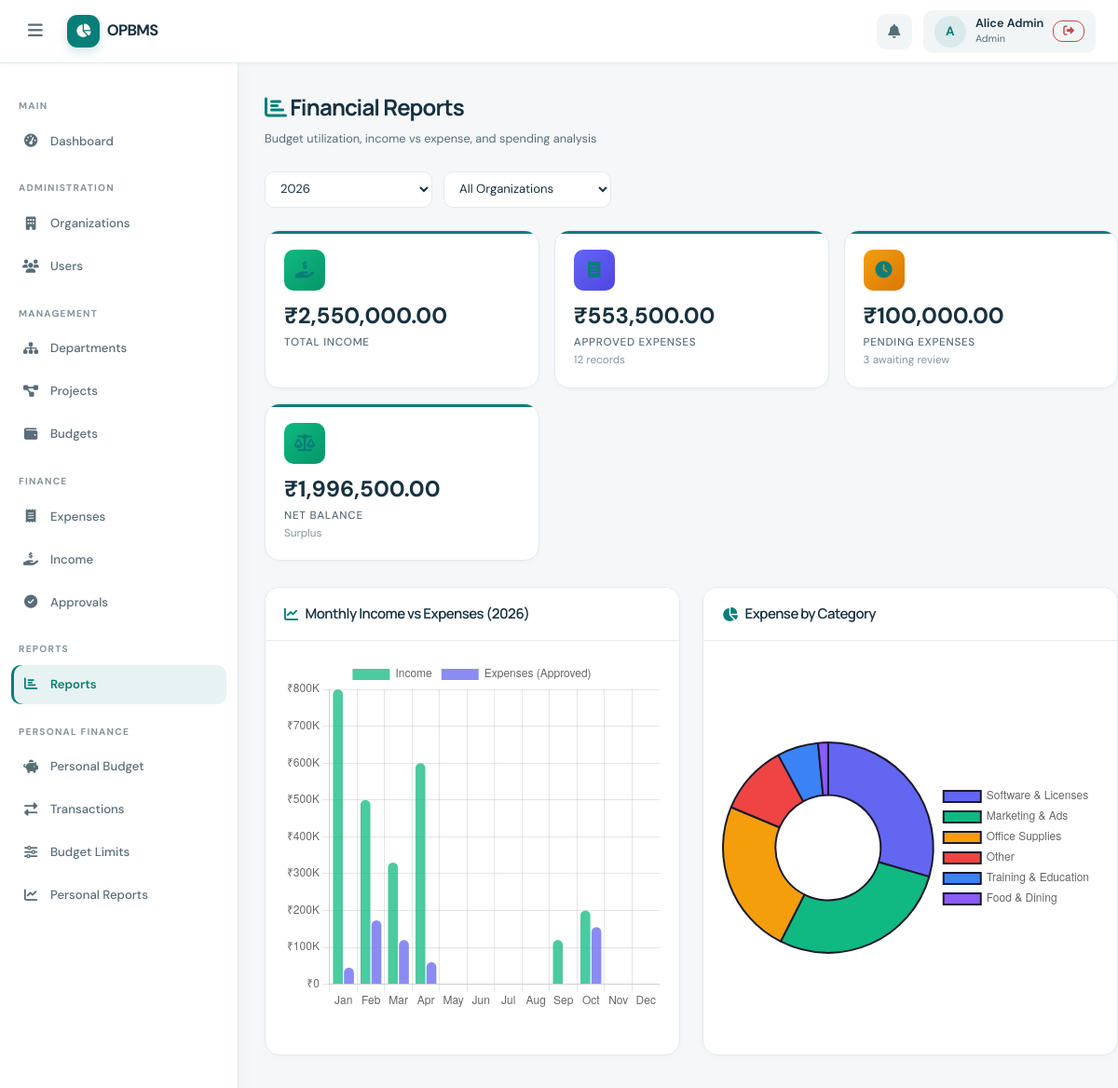
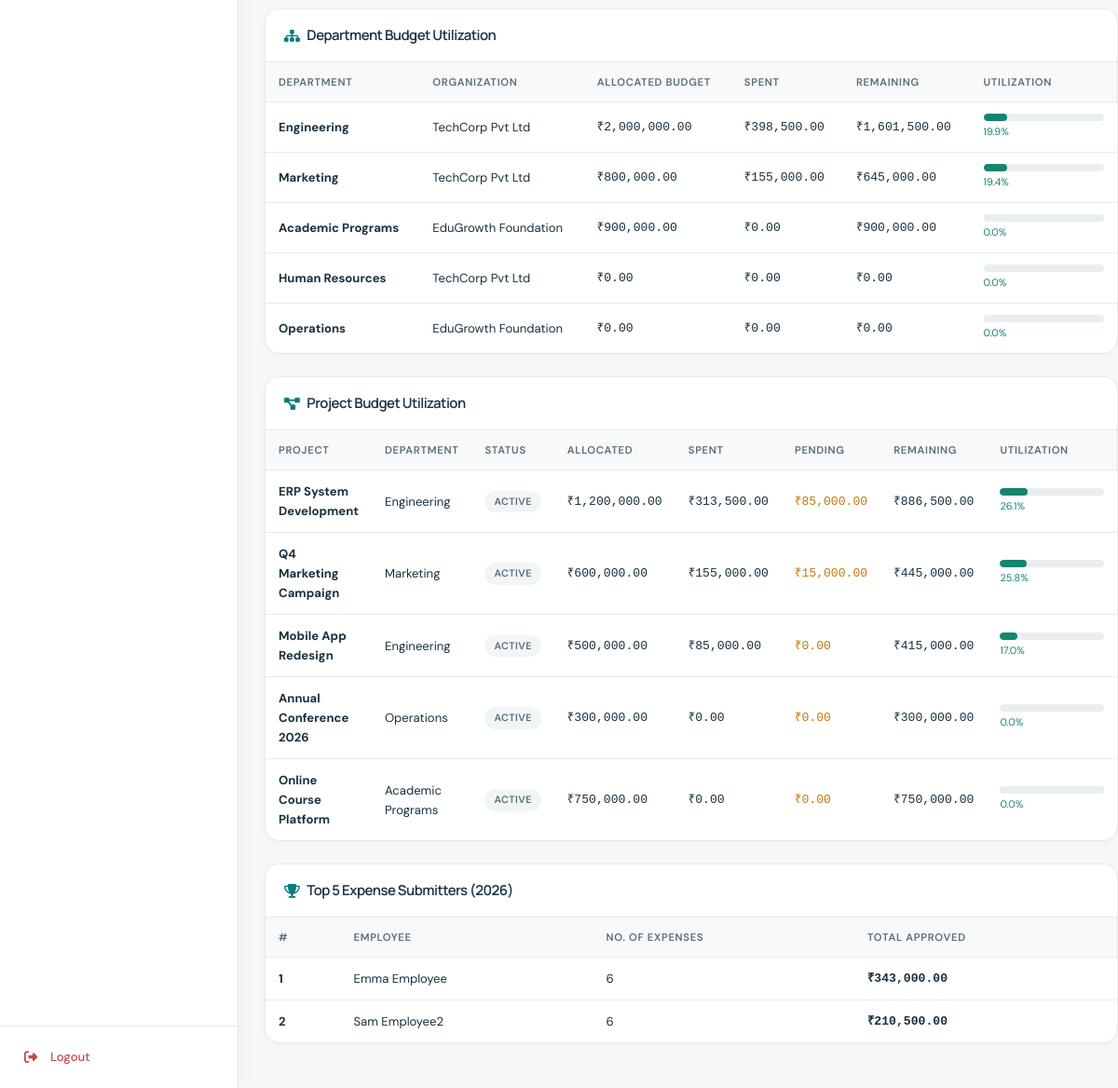
The page /reports/index.php (signed in) on the database its author committed (2 pictures, top to bottom).
### tables this page shows
CREATE TABLE IF NOT EXISTS users (
    id            INT UNSIGNED AUTO_INCREMENT PRIMARY KEY,
    name          VARCHAR(120)  NOT NULL,
    email         VARCHAR(180)  NOT NULL UNIQUE,
    password_hash VARCHAR(255)  NOT NULL,
    role          ENUM('admin','dept_manager','project_manager','employee','personal') NOT NULL DEFAULT 'employee',
    is_active     TINYINT(1)   NOT NULL DEFAULT 1,
    created_at    TIMESTAMP    NOT NULL DEFAULT CURRENT_TIMESTAMP,
    updated_at    TIMESTAMP    NOT NULL DEFAULT CURRENT_TIMESTAMP ON UPDATE CURRENT_TIMESTAMP,
    INDEX idx_users_role (role),
    INDEX idx_users_email (email)
);

### reports/index.php (the view, shortened to what the rows shown need)
<?php
require_once __DIR__ . '/../config/database.php';
require_once __DIR__ . '/../includes/auth.php';
require_once __DIR__ . '/../includes/functions.php';
requireLogin();
$pdo  = getDB();
$role = $_SESSION['user_role'];
$uid  = (int)$_SESSION['user_id'];
$yearFilter = sanitizeInt($_GET['year'] ?? date('Y'));
$orgFilter  = sanitizeInt($_GET['org_id'] ?? 0);
$expenseScope = getExpenseScopeSql($role, $uid, 'e');
$incomeScope = getIncomeScopeSql($role, $uid, 'ir');
$kpiParams = [$yearFilter];
$orgCond   = '';
$monthlyExpStmt = $pdo->prepare("
    SELECT MONTH(e.expense_date) AS m, SUM(e.amount) AS total
    FROM expenses e
    WHERE e.status='approved' AND YEAR(e.expense_date)=?
    " . ($orgFilter ? ' AND e.organization_id=?' : '') . "
    AND ({$expenseScope[0]})
    GROUP BY MONTH(e.expense_date)
    ORDER BY m
");
$monthlyExpStmt->execute(array_merge($orgFilter ? [$yearFilter, $orgFilter] : [$yearFilter], $expenseScope[1]));
$monthlyExpRows = $monthlyExpStmt->fetchAll(PDO::FETCH_KEY_PAIR);
$monthlyIncStmt = $pdo->prepare("
    SELECT MONTH(ir.income_date) AS m, SUM(ir.amount) AS total
    FROM income_records ir
    WHERE YEAR(ir.income_date)=?
    " . ($orgFilter ? ' AND ir.organization_id=?' : '') . "
    AND ({$incomeScope[0]})
    GROUP BY MONTH(ir.income_date)
    ORDER BY m
");
$monthlyIncStmt->execute(array_merge($orgFilter ? [$yearFilter, $orgFilter] : [$yearFilter], $incomeScope[1]));
$monthlyIncRows = $monthlyIncStmt->fetchAll(PDO::FETCH_KEY_PAIR);
$monthLabels = ['Jan','Feb','Mar','Apr','May','Jun','Jul','Aug','Sep','Oct','Nov','Dec'];
$monthlyExp  = [];
$monthlyInc  = [];
for ($i = 1; $i <= 12; $i++) {
    $monthlyExp[] = (float)($monthlyExpRows[$i] ?? 0);
    $monthlyInc[] = (float)($monthlyIncRows[$i] ?? 0);
}
$catParams = [$yearFilter];
$catCond   = '';
$catStmt = $pdo->prepare("
    SELECT ec.name, COALESCE(SUM(e.amount),0) AS total
    FROM expenses e
    LEFT JOIN expense_categories ec ON ec.id=e.category_id
    WHERE e.status='approved' AND YEAR(e.expense_date)=? $catCond
      AND ({$expenseScope[0]})
    GROUP BY ec.name
    ORDER BY total DESC
    LIMIT 10
");
$catStmt->execute(array_merge($catParams, $expenseScope[1]));
$catRows  = $catStmt->fetchAll();
$catNames = array_column($catRows, 'name');
$catTotals = array_map('floatval', array_column($catRows, 'total'));
$topSpendersStmt = $pdo->prepare("
    SELECT u.name, SUM(e.amount) AS total, COUNT(*) AS cnt
    FROM expenses e
    JOIN users u ON u.id=e.submitted_by
    WHERE e.status='approved' AND YEAR(e.expense_date)=? $orgCond
      AND ({$expenseScope[0]})
    GROUP BY u.id, u.name
    ORDER BY total DESC
    LIMIT 5
");
$topSpendersStmt->execute(array_merge($kpiParams, $expenseScope[1]));
$topSpenders = $topSpendersStmt->fetchAll();
require_once __DIR__ . '/../includes/header.php';
?>
<main class="main-content">
  <div class="page-header">
    <div>
      <h1 class="page-title"><i class="fa fa-chart-bar" style="color:var(--color-primary)"></i> Financial Reports</h1>
    </div>
  </div>
  <div class="card" style="margin-bottom:24px;">
    <div class="card-body" style="padding:0;">
      <div class="table-wrap">
        <table>
          <thead>
            <tr>
              <th>Department</th>
              <th>Organization</th>
              <th>Allocated Budget</th>
              <th>Spent</th>
              <th>Remaining</th>
              <th>Utilization</th>
            </tr>
          </thead>
        </table>
      </div>
    </div>
  </div>
  <div class="card" style="margin-bottom:24px;">
    <div class="card-body" style="padding:0;">
      <div class="table-wrap">
        <table>
          <thead>
            <tr>
              <th>Project</th>
              <th>Department</th>
              <th>Status</th>
              <th>Allocated</th>
              <th>Spent</th>
              <th>Pending</th>
              <th>Remaining</th>
              <th>Utilization</th>
            </tr>
          </thead>
        </table>
      </div>
    </div>
  </div>
  <?php if (!empty($topSpenders)): ?>
  <div class="card">
    <div class="card-body" style="padding:0;">
      <div class="table-wrap">
        <table>
          <thead><tr><th>#</th><th>Employee</th><th>No. of Expenses</th><th>Total Approved</th></tr></thead>
        </table>
      </div>
    </div>
  </div>
  <?php endif; ?>
</main>
<script>
// Monthly Income vs Expense Chart
(function() {
  const ctx = document.getElementById('monthlyChart');
  if (!ctx) return;
  new Chart(ctx, {
    type: 'bar',
    data: {
      labels: <?= json_encode($monthLabels) ?>,
      datasets: [
        {
          label: 'Income',
          data: <?= json_encode($monthlyInc) ?>,
          backgroundColor: 'rgba(16,185,129,0.75)',
          borderRadius: 6,
          order: 2
        },
        {
          label: 'Expenses (Approved)',
          data: <?= json_encode($monthlyExp) ?>,
          backgroundColor: 'rgba(99,102,241,0.75)',
          borderRadius: 6,
          order: 2
        }
      ]
    },
    options: {
      responsive: true,
      plugins: { legend: { position: 'top' } },
      scales: {
        y: {
          ticks: {
            callback: v => '₹' + (v >= 1000 ? (v/1000).toFixed(0)+'K' : v)
          }
        }
      }
    }
  });
})();
// Category Doughnut Chart
(function() {
  const ctx = document.getElementById('catChart');
  if (!ctx) return;
  const palette = [
    '#6366f1','#10b981','#f59e0b','#ef4444','#3b82f6',
    '#8b5cf6','#14b8a6','#f97316','#ec4899','#84cc16'
  ];
  new Chart(ctx, {
    type: 'doughnut',
    data: {
      labels: <?= json_encode($catNames) ?>,
      datasets: [{
        data: <?= json_encode($catTotals) ?>,
        backgroundColor: palette,
        borderWidth: 2,
        borderColor: '#1a1a2e'
      }]
    },
    options: {
      responsive: true,
      plugins: {
        legend: { position: 'right' },
        tooltip: {
          callbacks: {
            label: ctx => ' ₹' + ctx.parsed.toLocaleString('en-IN', {maximumFractionDigits:0})
          }
        }
      }
    }
  });
})();
</script>
<?php require_once __DIR__ . '/../includes/footer.php'; ?>

### includes/header.php (shortened to what the rows shown need)
<?php
require_once __DIR__ . '/../includes/functions.php';
$currentUser = getCurrentUser();
?>
<!DOCTYPE html>
<html lang="en">
<head>
<link rel="stylesheet" href="<?= BASE_URL ?>/assets/css/style.css">
<link rel="stylesheet" href="https://cdnjs.cloudflare.com/ajax/libs/font-awesome/6.5.0/css/all.min.css">
</head>
<body>
<div class="app-wrapper">
<header class="topbar">
  <nav class="topbar-right">
    <?php if ($currentUser): ?>
    <div class="topbar-user">
      <div class="user-avatar"><?= strtoupper(substr($currentUser['name'], 0, 1)) ?></div>
      <div class="user-meta">
        <span class="user-name"><?= e($currentUser['name']) ?></span>
        <span class="user-role"><?= e(ucwords(str_replace('_', ' ', $currentUser['role']))) ?></span>
      </div>
      <a href="<?= BASE_URL ?>/auth/logout.php" class="btn btn-sm btn-outline-danger" title="Logout">
        <i class="fa fa-sign-out-alt"></i>
      </a>
    </div>
    <?php endif; ?>
  </nav>
</header>

### rows shown on the page
users: name "A", name "Alice Admin", role "Admin"

### other values the page prints
$label "Dashboard Organizations Users Departments Projects Budgets Expenses Income Approvals Reports Personal Budget Transactions Budget Limits Personal Reports"
formatMoney($totalIncome) "₹2,550,000.00"
formatMoney((float)($kpi['total_approved'] ?? 0)) "₹553,500.00"
$kpi['approved_count'] "12"
formatMoney((float)($kpi['total_pending'] ?? 0)) "₹100,000.00"
$kpi['pending_count'] "3"
formatMoney(abs($netBalance)) "₹1,996,500.00"
$yearFilter "2026"
$d['dept_name'] "Engineering"
$d['org_name'] "TechCorp Pvt Ltd"
formatMoney((float)$d['allocated_budget']) "₹2,000,000.00"
formatMoney((float)$d['approved_expenditure']) "₹398,500.00"
formatMoney((float)$d['remaining_budget']) "₹1,601,500.00"
$pct "19.9"
$d['dept_name'] "Marketing"
